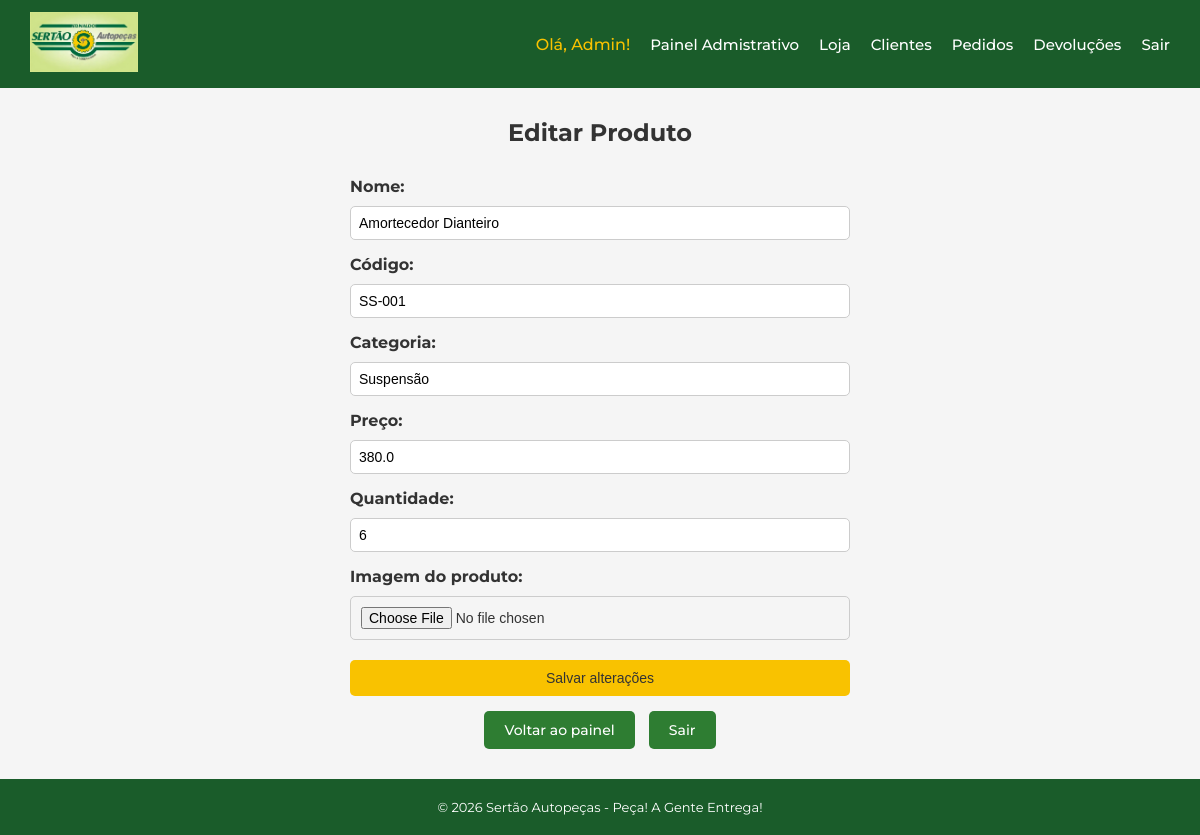
Page /admin/produto/editar/12 (signed in) on the earlier database version.
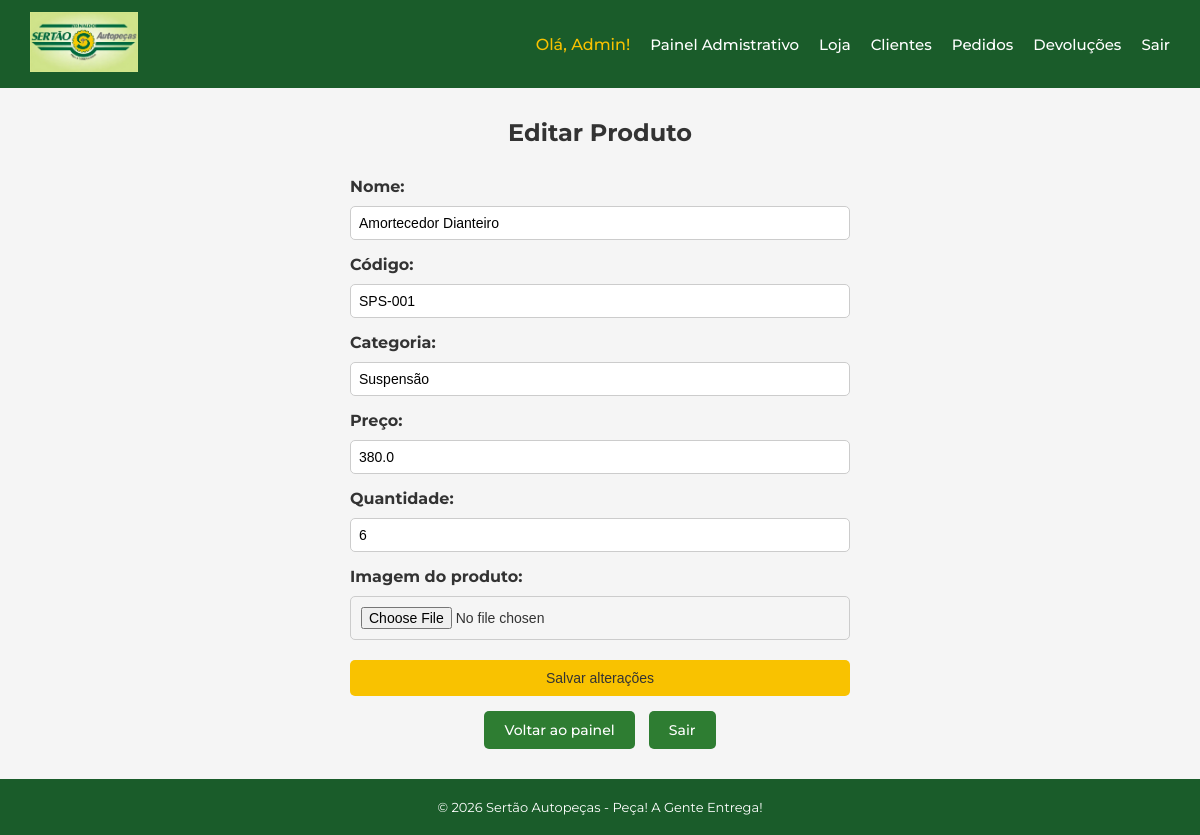
Same page on the later database version.
### app/models.py (models this page shows)
class Produto(db.Model):
    id = db.Column(db.Integer, primary_key=True)
    nome = db.Column(db.String(100), nullable=False)
    codigo = db.Column(db.String(100), nullable=False, unique=True)
    categoria = db.Column(db.String(100), nullable=False)
    preco = db.Column(db.Float, nullable=False)
    quantidade = db.Column(db.Integer, nullable=False, default=0)
    imagem = db.Column(db.String(200), nullable=True, default='default.jpg')

### app/routes/admin.py (the view, shortened to what this page needs)
@admin.route("/admin/produto/editar/<int:id>", methods=["GET", "POST"])
@login_required
def editar_produto(id):
    if current_user.perfil != 'ADMIN':
        return redirect('/loja')
    produto = Produto.query.get_or_404(id)
    return render_template("admin/editar_produto.html", produto=produto)

### app/models.py (called while the page is built)
@login_manager.user_loader
def load_user(user_id):
    return Usuario.query.get(int(user_id))

### app/templates/admin/editar_produto.html (shortened to what this page needs)
{% extends 'base.html' %}
{% block conteudo %}
<h2 style="text-align: center;">Editar Produto</h2>
<div style="max-width: 500px; margin: 0 auto; margin-top: 30px;">
    <form method="post" enctype="multipart/form-data">
        <div class="form-group" style="margin-bottom: 15px;">
            <label><strong>Nome:</strong></label>
            <input type="text" name="nome" value="{{ produto.nome }}"
                   style="width: 100%; padding: 8px; margin-top: 5px;" required>
        </div>
        <div class="form-group" style="margin-bottom: 15px;">
            <label><strong>Código:</strong></label>
            <input type="text" name="codigo" value="{{ produto.codigo }}"
                   style="width: 100%; padding: 8px; margin-top: 5px;" required>
        </div>
        <div class="form-group" style="margin-bottom: 15px;">
            <label><strong>Categoria:</strong></label>
            <input type="text" name="categoria" value="{{ produto.categoria }}"
                   style="width: 100%; padding: 8px; margin-top: 5px;" required>
        </div>
        <div class="form-group" style="margin-bottom: 15px;">
            <label><strong>Preço:</strong></label>
            <input type="number" step="0.01" name="preco" value="{{ produto.preco }}"
                   style="width: 100%; padding: 8px; margin-top: 5px;" required>
        </div>
        <div class="form-group" style="margin-bottom: 15px;">
            <label><strong>Quantidade:</strong></label>
            <input type="number" name="quantidade" value="{{ produto.quantidade }}"
                   style="width: 100%; padding: 8px; margin-top: 5px;" required>
        </div>
        <div class="form-group" style="margin-bottom: 20px;">
            <label><strong>Imagem do produto:</strong></label>
            <input type="file" name="imagem" accept="image/*"
                   style="margin-top: 5px;">
        </div>
        <div style="text-align: center;">
            <button type="submit" class="btn btn-primary"
                    style="width: 100%; padding: 10px;">
                Salvar alterações
            </button>
        </div>
    </form>
    <div style="text-align: center; margin-top: 15px;">
        <a href="/admin" class="btn btn-secondary" style="margin-right: 10px;">
            Voltar ao painel
        </a>
        <a href="/logout" class="btn btn-secondary">
            Sair
        </a>
    </div>
</div>
{% endblock %}

Differences in the rows shown:
changed Produto "Amortecedor Dianteiro": codigo "SS-001" → "SPS-001"
